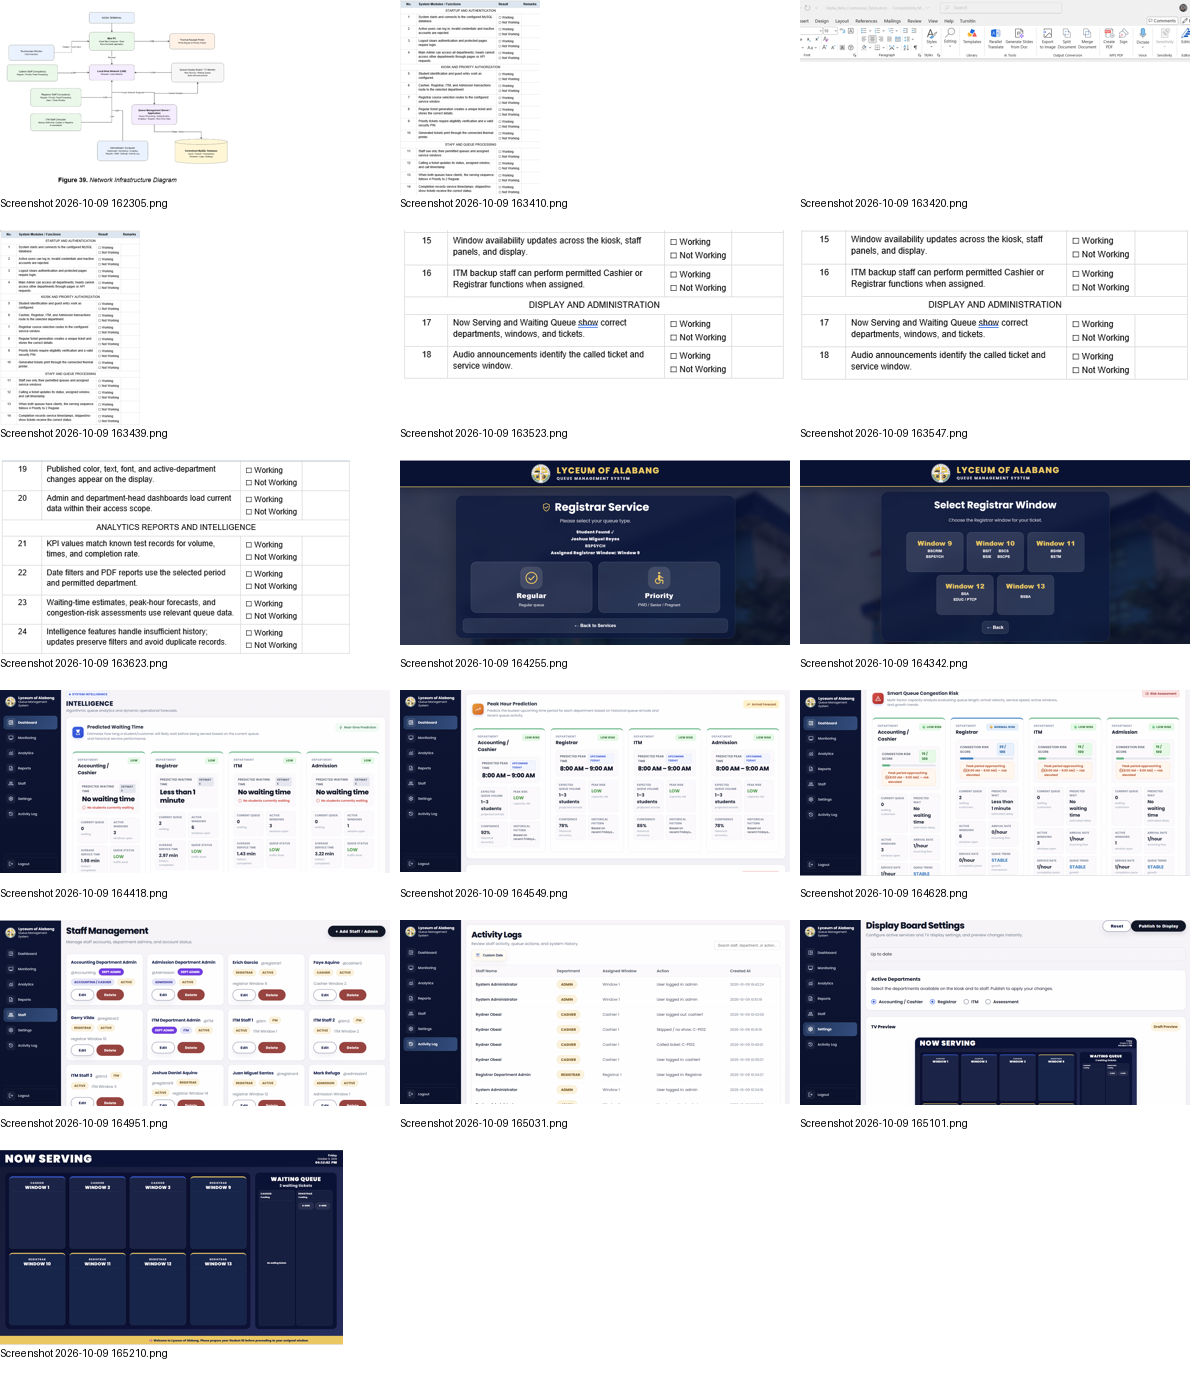

Source code (Python):
from PIL import Image,ImageDraw
import glob,os
files=sorted(glob.glob(r'C:/Users/Erich Garcia/Downloads/Capstone_Progress_Final-main (2)/outputs/manuscript-update/Screenshot*.png'))
canvas=Image.new('RGB',(1200,((len(files)+2)//3)*230),'white');d=ImageDraw.Draw(canvas)
for i,f in enumerate(files):
 im=Image.open(f);im.thumbnail((390,195));x=(i%3)*400;y=(i//3)*230;canvas.paste(im,(x,y));d.text((x,y+197),os.path.basename(f),fill='black')
canvas.save(r'C:/Users/Erich Garcia/Downloads/Capstone_Progress_Final-main (2)/outputs/manuscript-update/contact.png')
